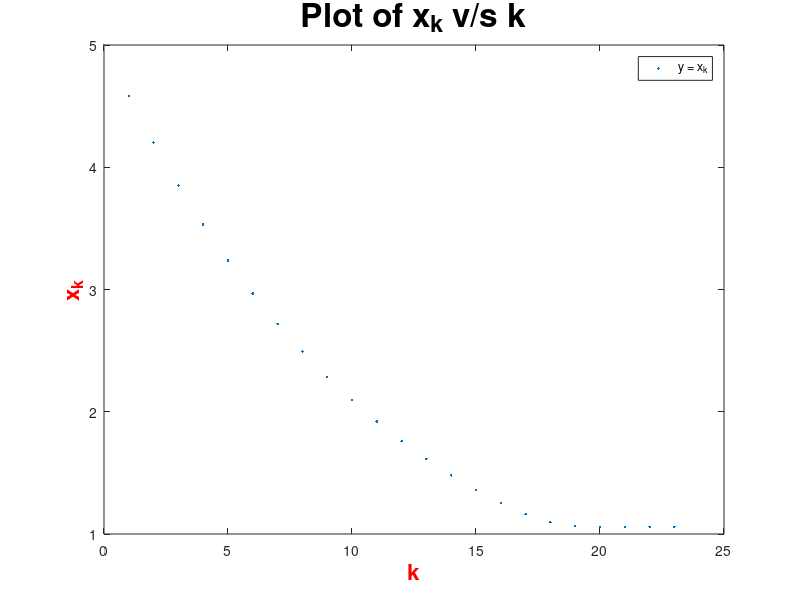

Reproduce this figure in MATLAB.
# Input prompts for user input
prompt0 = "Enter the value of x_0 ";

# Prompting the user for input
x_0 = input(prompt0);
A = 2;
n = 12;

# Initialising the variables 
x_prev = x_0;
count = 1;
x = 1/n*((n-1)*x_prev + A/(x_prev)^(n-1));
matrix = [0 x_prev;1 x];			# Matrix for easier access of value of x_k for a particular k

# Iterating through the recurrence relation to get the value of x such that the accuracy  is<= 10^ -11
while abs(x - x_prev) >= 10^-11
  count++;
  x_prev = x;
  x = 1/n*((n-1)*x_prev + A/(x_prev)^(n-1));
  new_row = [count x];				# Adding a new row to the matrix
  matrix = [matrix; new_row];
end

# Code for Graph 
figure;						# Initialising the plot
plot(matrix(:,1),matrix(:,2),".");	
title('Plot of x_k v/s k','Fontsize',24,'FontWeight','bold','Color','k')	# Title
legend('y = x_k')								# Legend
xlabel('k','Fontsize',16,'FontWeight','bold','Color','r')			# Labels
ylabel('x_k','Fontsize',16,'FontWeight','bold','Color','r')

# Printing output
printf("Value %dth root of %f = %.10f\n",n,A,x)					
